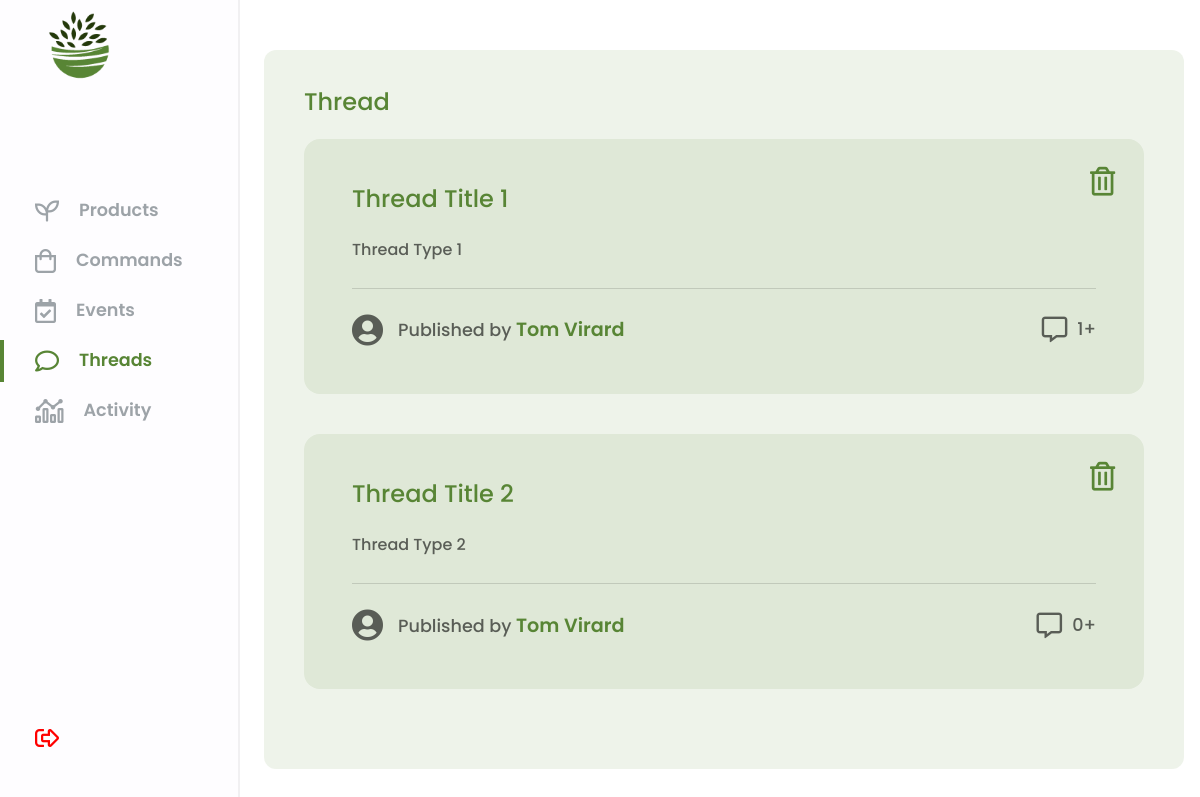
Page /admin-dashboard/dashboard.php?page=thread-panel (signed in) on the committed database.
### tables this page shows
CREATE TABLE thread(
   thread_id INT AUTO_INCREMENT,
   title VARCHAR(50)  NOT NULL,
   type VARCHAR(100)  NOT NULL,
   customer_id INT NOT NULL,
   PRIMARY KEY(thread_id),
   FOREIGN KEY(customer_id) REFERENCES customer(customer_id)
);

CREATE TABLE customer(
   customer_id INT AUTO_INCREMENT,
   firstname VARCHAR(50)  NOT NULL,
   lastname VARCHAR(50)  NOT NULL,
   email VARCHAR(255)  NOT NULL,
   password VARCHAR(64)  NOT NULL,
   vkey VARCHAR(32)  NOT NULL,
   verified TINYINT NOT NULL,
   registration_date DATETIME NOT NULL,
   update_date DATETIME NOT NULL,
   PRIMARY KEY(customer_id)
);

### database/DBController.php (called while the page is built, shortened)
<?php
class DBController
{
    protected $host = 'localhost';
    protected $user = 'root';
    protected $pwd = '95ATfgkqw5Ug';
    protected $database = 'tropicalinterior';
    public function __construct()
    {
        $this->con = mysqli_connect($this->host, $this->user, $this->pwd, $this->database);
    }
}
?>

### utilities.php (called while the page is built, shortened)
<?php
    function debug_to_console($data) {
        $output = $data;
    }
    require(__DIR__."/database/DBController.php");
    $db = new DBController();
    require(__DIR__."/database/CustomRequest.php");
    $customRequest = new CustomRequest($db);
?>

### database/CustomRequest.php (called while the page is built, shortened)
<?php
    class CustomRequest
    {
        public $db = null;
        public function __construct(DBController $db)
        {
            $this->db = $db;
        }
        public function getData($query)
        {
            $result = $this->db->con->query($query);
            $resultArray = array();
            while($item = mysqli_fetch_array($result, MYSQLI_ASSOC))
            {
                $resultArray[] = $item;
            }
            return $resultArray;
        }
    }
?>

### admin-dashboard/pages/thread-panel.php (the view, shortened to what this page needs)
<div class="thread_main_container">
    <?php if(!isset($_GET['thread_id'])){?>
        <?php
            $threads = $customRequest->getData(
                "SELECT t.thread_id, t.title, t.type, c.firstname, c.lastname
                FROM thread t
                LEFT JOIN customer c ON c.customer_id = t.customer_id;
                ");
        ?>
        <p class="thread_title">Thread</p>
        <?php foreach($threads as $thread) {?>
            <div class="thread_item_content_container">
                <?php $threadCommentCount = $db->con->query("SELECT COUNT(*) AS count FROM populate WHERE thread_id = {$thread['thread_id']};")->fetch_object()->count; ?>
                <i class="thread_delete_button far fa-trash-alt" data-id="<?php echo $thread['thread_id'] ?>"></i>
                <div class="thread_item" data-id="<?php echo $thread['thread_id'] ?>">
                    <div class="d-flex flex-row title_delete_button_container">
                        <p class="thread_title"><?php echo $thread['title'] ?></p>
                    </div>
                    <p class="thread_description"><?php echo $thread['type'] ?></p>
                    <div class="d-flex flex-row justify-content-between thread_info_container">
                        <div class="d-flex align-items-center flex-row user_container">
                            <i class="user_icon fas fa-user-circle"></i>
                            <p class="thread_publisher">Published by <span class="publisher_name"><?php echo $thread['firstname'] ?> <?php echo $thread['lastname'] ?></span></p>
                        </div>
                        <div class="d-flex flex-row align-items-center comment_amount_container">
                            <i class="comment_icon far fa-comment-alt"></i>
                            <p class="comment_amount"><?php echo $threadCommentCount ?>+</p>
                        </div>
                    </div>
                </div>
            </div>
        <?php } ?>
    <?php } ?>
</div>

### admin-dashboard/dashboard.php (shortened to what this page needs)
<?php require_once('./../utilities.php') ?>
<html>
<head>
    <link href="https://cdn.jsdelivr.net/npm/bootstrap@5.1.3/dist/css/bootstrap.min.css" rel="stylesheet">
    <link rel="stylesheet" href="/website/css/reset.css">
    <link rel="stylesheet" href="/website/css/all.css">
    <link rel="stylesheet" href="/admin-dashboard/css/dashboard.css">
    <link rel="stylesheet" href="/admin-dashboard/css/navbar.css">
    <link rel="stylesheet" href="/admin-dashboard/css/product-panel.css">
    <link rel="stylesheet" href="/admin-dashboard/css/command-panel.css">
    <link rel="stylesheet" href="/admin-dashboard/css/event-panel.css">
    <link rel="stylesheet" href="/admin-dashboard/css/thread-panel.css">
    <link rel="stylesheet" href="/admin-dashboard/css/activity-panel.css">
</head>
<body>
    <div class="dashboard_container">
        <?php include './components/navbar.php'; ?>
        <div class="main_content">
            <?php
                if (isset($_SESSION['adminLoggedInToTropicalInterior.shop']) && $_SESSION['adminLoggedInToTropicalInterior.shop'] == true) {
                    if($_GET['page'] == "product-panel")
                        include('./pages/product-panel.php');
                    else if($_GET['page'] == "command-panel")
                        include('./pages/command-panel.php');
                    else if($_GET['page'] == "event-panel")
                        include('./pages/event-panel.php');
                    else if($_GET['page'] == "thread-panel")
                        include('./pages/thread-panel.php');
                    else if($_GET['page'] == "activity-panel")
                        include('./pages/activity-panel.php');
                }
                else
                {
                    header('Location: ./login.php');
                    exit;
                }
            ?>
        </div>
    </div>
</body>
</html>

### admin-dashboard/components/navbar.php
<div class="navbar-container">
    <img class="navbar-logo" width="90px" height="90px" src="/website/graphics/img/logo.png" alt="logo">
    <div class="navbar_item_container">
        <?php
            function isNavbarButtonSelected($getName)
            {
                echo $_GET['page'] == $getName ? "selected" : "";
            }
        ?>
        <a href="/admin-dashboard/dashboard.php?page=product-panel">
            <div class="navbar_item <?php isNavbarButtonSelected("product-panel"); ?>">
                <i class="navbar_item_image far fa-seedling"></i>
                <h2 class="navbar_item_title selected">Products</h2>
            </div>
        </a>
        <a href="/admin-dashboard/dashboard.php?page=command-panel">
            <div class="navbar_item <?php isNavbarButtonSelected("command-panel"); ?>">
                <i class="navbar_item_image far fa-shopping-bag"></i>
                <h2 class="navbar_item_title">Commands</h2>
            </div>
        </a>
        <a href="/admin-dashboard/dashboard.php?page=event-panel">
            <div class="navbar_item <?php isNavbarButtonSelected("event-panel"); ?>">
                <i class="navbar_item_image far fa-calendar-check"></i>
                <h2 class="navbar_item_title">Events</h2>
            </div>
        </a>
        <a href="/admin-dashboard/dashboard.php?page=thread-panel">
            <div class="navbar_item <?php isNavbarButtonSelected("thread-panel"); ?>">
                <i class="navbar_item_image far fa-comment"></i>
                <h2 class="navbar_item_title">Threads</h2>
            </div>
        </a>
        <a href="/admin-dashboard/dashboard.php?page=activity-panel">
            <div class="navbar_item <?php isNavbarButtonSelected("activity-panel"); ?>">
                <i class="navbar_item_image far fa-analytics"></i>
                <h2 class="navbar_item_title">Activity</h2>
            </div>
        </a>
    </div>
    <a class="exit_button" href="/admin-dashboard/login.php?session=logout">
        <i class="exit_icon far fa-sign-out-alt"></i>
    </a>
</div>

### admin-dashboard/css/dashboard.css (style rules this page uses)
.main_content { margin-left: 22vw; padding: 50px 0px 50px 0px; display: flex; justify-content: center; align-items: center; position: absolute; }

### admin-dashboard/css/navbar.css (style rules this page uses)
.navbar-container { display: flex; flex-direction: column; position: fixed; top: 0px; height: 100vh; width: 20vw; border-right: 2px solid rgba(0, 0, 0, 0.05); background-color: #fefdff; }
.navbar-logo { margin-bottom: 100px; margin-left: 35px; }
.navbar_item { height: 42px; margin-bottom: 8px; display: flex; align-items: center; padding-left: 35px; }
.navbar_item.selected { padding-left: 31px; border-left: 4px solid #588535; }
.navbar_item_image { margin-right: 20px; font-size: 1.5rem; color: #9da3a8; }
.navbar_item_title { font-size: 1.1rem; font-weight: 600; color: #9da3a8; }
.navbar_item.selected > .navbar_item_image, .navbar_item.selected > .navbar_item_title { color: #588535; }
.exit_button { margin-top: auto; margin-bottom: 50px; }
.exit_icon { font-size: 1.5rem; margin-left: 35px; color: #ff0000; }

### admin-dashboard/css/thread-panel.css (style rules this page uses)
.thread_main_container { display: flex; flex-direction: column; justify-content: center; background-color: rgba(88, 133, 53, 0.1); padding: 40px; border-radius: 12px; }
.thread_item_content_container { position: relative; }
.thread_item { width: 70vw; border-radius: 16px; background-color: #dfe8d7; padding: 3em; margin-bottom: 40px; }
.thread_title { width: 100%; font-size: 1.5rem; margin-bottom: 25px; font-weight: 500; color: #588535; }
.thread_description { width: 100%; font-size: 1rem; font-weight: 500; line-height: 1.7rem; color: #00000099; padding-bottom: 25px; border-bottom: 1.5px solid #00000022; margin-bottom: 25px; }
.thread_publisher { color: #00000099; font-size: 1.1rem; font-weight: 500; }
.publisher_name { font-weight: 600; font-size: 1.2rem; color: #588535; }
.user_icon { font-size: 2rem; margin-right: 15px; color: #00000099; }
.comment_icon { color: #00000099; font-size: 1.6rem; }
.comment_amount { font-weight: 500; font-size: 1.1rem; color: #00000099; margin-left: 10px; }
.thread_delete_button { font-size: 1.8rem; color: #588535; transition: 0.3s; position: absolute; right: 0; top: 0; margin: 1em 1em 0em 0em; z-index: 4; }

### rows in the picture
thread: title "Thread Title 1", type "Thread Type 1", customer.firstname "Tom", customer.lastname "Virard", thread_id "1"
thread: title "Thread Title 2", type "Thread Type 2", customer.firstname "Tom", customer.lastname "Virard", threadCommentCount "0"
